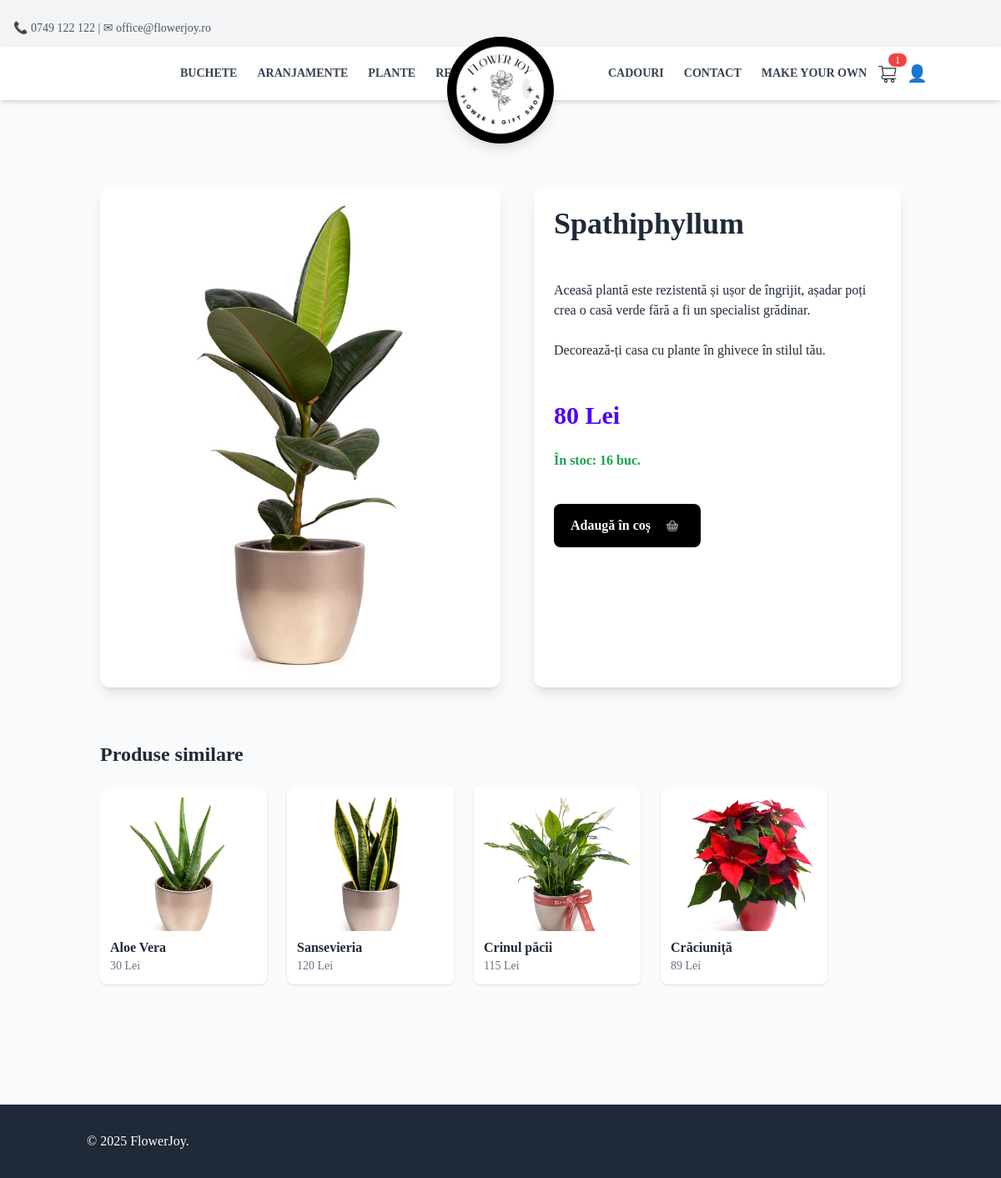
Screenshot of /product/93/ with the database file from the repository.
### App/models.py (models this page shows, shortened)
class Product(models.Model):
    name = models.CharField(max_length=100, null=False, blank=False)
    description = RichTextField()
    category = models.CharField(
        max_length=100,
        choices=[
            ("buchete", "buchete"),
            ("plante", "plante"),
            ("aranjamente", "aranjamente"),
            ("Accessories", "Accessories"),
            ("Gifts", "Gifts"),
            ("CustomBouquet", "CustomBouquet"),
        ],
        default="General"
    )
    price = models.DecimalField(max_digits=10, decimal_places=0, null=False, blank=False)
    image = models.ImageField(upload_to="Pictures/", null=False, blank=False)
    created_at = models.DateTimeField(auto_now_add=True, null=False, blank=False)
    stock = models.PositiveIntegerField(default=0)
    is_custom = models.BooleanField(default=False)
    in_store = models.BooleanField(default=False)
    auction_manual = models.BooleanField(default=False)
    auction_start_time = models.DateTimeField(null=True, blank=True)
    auction_floor_price = models.DecimalField(max_digits=10, decimal_places=2, default=10)
    auction_interval_minutes = models.PositiveIntegerField(default=60)
    auction_drop_amount = models.DecimalField(max_digits=6, decimal_places=2, default=5)
    before_auction_price = models.DecimalField(max_digits=10, decimal_places=2, null=False, blank=False, default=0.00)  # Store the price before auction
    bid_submited = models.BooleanField(default=False)  # Track if a bid has been submitted
    number_of_purcheses = models.PositiveIntegerField(default=0)  # Track the number of purchases

### App/views.py (the view)
# urls.py: path('product/<int:pk>/', product_detail, name='product_detail'),
def product_detail(request, pk):
    product = get_object_or_404(Product, pk=pk)
    related_products = Product.objects.filter(category=product.category).exclude(pk=pk)
    cart_product_ids = get_cart_items(request).values_list('product_id', flat=True)
    context = {
        'product': product,
        'related_products': related_products,
        'cart_product_ids': cart_product_ids
    }
    return render(request, 'product_detail.html', context)

### App/views.py (called while the page is built)
def get_cart_items(request):
    user = request.user if request.user.is_authenticated else None
    session_id = request.session.session_key or request.session.create()
    return CartItem.objects.filter(user=user) if user else CartItem.objects.filter(session_id=session_id)

### App/templates/partials/product_detail.html (shortened to what this page needs)
{% extends 'base.html' %}
{% load static %}
{% block content %}
<div class="container mx-auto mt-24 py-32 px-8">
    <div class="flex flex-col lg:flex-row gap-10">
        <img src="{{ product.image.url }}" alt="{{ product.name }}" class="w-1/2 h-100 object-cover rounded-xl shadow-lg">
        <div class="flex flex-col gap-6 w-full lg:w-1/2 bg-white p-6 rounded-xl shadow-lg">
            <h1 class="text-4xl font-extrabold text-gray-800">{{ product.name }}</h1>
            <p class="text-gray-700 text-lg leading-relaxed">{{ product.description|safe }}</p>
            <p class="text-3xl font-bold text-primary">{{ product.price }} Lei</p>
            {% if product.category not in 'buchete' and product.category not in 'aranjamente' %}
                {% if product.stock > 0 %}
                    <p class="text-green-600 font-semibold">În stoc: {{ product.stock }} buc.</p>
                    <div id="add-to-cart-container-{{ product.id }}" class="flex flex-col justify-center">
                        {% if product.id not in cart_product_ids %}
                        <form id="add-to-cart-form-{{ product.id }}"
                            data-product-url="{% url 'add_to_cart' product.id %}"
                            class="mt-4">
                            <button type="submit" class="bg-black text-white px-6 py-3 rounded-lg font-semibold w-44 hover:bg-gray-800 transition duration-300 ease-in-out transform hover:scale-105 text-center whitespace-nowrap flex items-center justify-center gap-3">
                                Adaugă în coș
                                <img src="{% static 'cart-icon.png' %}" alt="Cart" class="w-7 h-7 brightness-0 invert">
                            </button>
                        </form>
                        {% else %}
                        <a href="/cart/" id="cart-btn" class="btn btn-success mt-2">
                            Vezi în coș
                        </a>
                        {% endif %}
                    </div>
                {% else %}
                    <p class="text-red-600 font-semibold">Momentan indisponibil. Revino în curând!</p>
                {% endif %}
            {% endif %}
        </div>
    </div>
    <h2 class="text-2xl font-bold mt-16 mb-6">Produse similare</h2>
    <div class="flex overflow-x-auto gap-6 pb-4">
        {% for item in related_products|slice:":4" %}
            <a href="{% url 'product_detail' item.id %}" class="min-w-[200px] bg-white shadow rounded-lg p-3 hover:scale-105 duration-300">
                <img src="{{ item.image.url }}" class="w-full h-40 object-cover rounded-md mb-2">
                <h3 class="font-semibold">{{ item.name }}</h3>
                <p class="text-sm text-gray-500">{{ item.price }} Lei</p>
            </a>
        {% endfor %}
    </div>
</div>
{% endblock %}

### rows the page displays
Product: image (picture), name "Spathiphyllum", description "Aceasă plantă este rezistentă și ușor de îngrijit, așadar poți crea o casă verde fără a fi un specialist grădinar. Decorează-ți casa cu plante în ghivece în stilul tău.", price "80", stock "16"
Product: image (picture), name "Aloe Vera", price "30"
Product: image (picture), name "Sansevieria", price "120"
Product: image (picture), name "Crinul păcii", price "115"
Product: image (picture), name "Crăciuniță", price "89"
